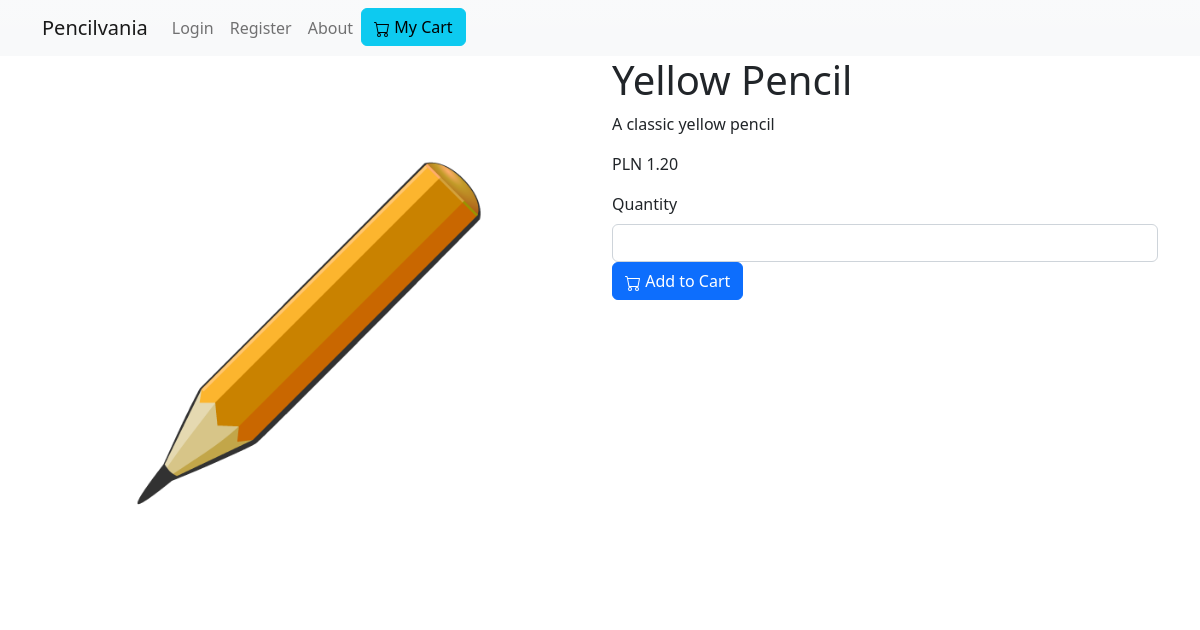
Page /product/1 on the committed database.
### shop/models.py (models this page shows)
class Product(db.Model):
    id = db.Column(db.Integer, primary_key=True)
    name = db.Column(db.String(100), nullable=False)
    description = db.Column(db.String(100), nullable=False)
    filename = db.Column(db.String(100), nullable=False)
    price = db.Column(db.Float, nullable=False)
    price_id = db.Column(db.String(100), nullable=False)  # required by Stripe API

### shop/routes.py (the view)
@app.route("/product/<int:product_id>")
def get_product(product_id):
    product = Product.query.get(product_id)
    form = CartForm()
    return render_template("product.html", product=product, form=form)

### shop/forms.py
class CartForm(FlaskForm):
    product_id = StringField("Blog Post Title", validators=[DataRequired()])
    product_name = StringField("Subtitle", validators=[Optional()])
    quantity = IntegerField("Quantity", validators=[DataRequired(),
                                                    NumberRange(min=1)])
    submit = SubmitField("Update")

### shop/templates/product.html (shortened to what this page needs)
{% extends "index.html" %}
{% block content %}
    <div class="container">
      <div class="row">
          <div class="col">
              <img src="{{ url_for('static', filename=product.filename) }}" class="card-img-top">
          </div>
          <div class="col">
          <h1>{{product.name}}</h1>
          <p>{{product.description}}</p>
          <p>{{ "PLN {:.2f}".format(product.price) }}</p>
              <form method="post", action="{{ url_for('add_to_cart') }}">
                {{ form.quantity.label(class="form-label") }}{{ form.quantity(class="form-control") }}
                <button type="submit" class="btn btn-primary">
                     Add to Cart
                </button>
              </form>
          </div>
        </div>
      </div>
{% endblock %}

### rows in the picture
Product: filename (picture), name "Yellow Pencil", description "A classic yellow pencil", price "PLN 1.20"
